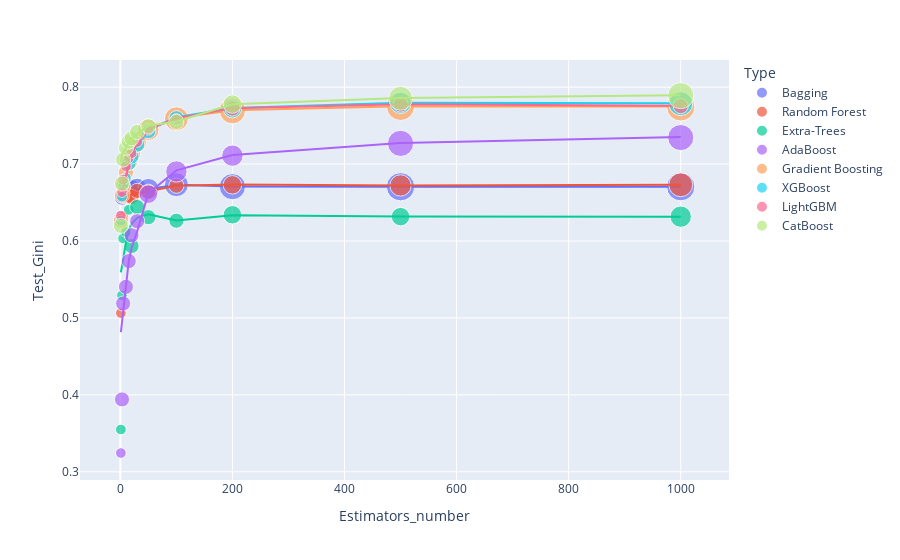

Write notebook code for a chart like this one.
### Code cell
fig = px.scatter(models, x = 'Estimators_number', y = 'Test_Gini', color = 'Type', size = 'Time', trendline = 'lowess')
fig.show()

### Figure 1 — Plotly figure (JSON) as saved in the notebook; plotly's stock layout.template omitted (floating-point values rounded to 4 significant figures)
{"data": [{"hovertemplate": "Type=Bagging<br>Estimators_number=%{x}<br>Test_Gini=%{y}<br>Time=%{marker.size}<extra></extra>", "legendgroup": "Bagging", "marker": {"color": "#636efa", "size": [1, 2, 2, 2, 3, 3, 3, 4, 5, 6, 7, 7], "sizemode": "area", "sizeref": 0.0175, "symbol": "circle"}, "mode": "markers", "name": "Bagging", "orientation": "v", "showlegend": true, "type": "scatter", "x": [1, 3, 5, 10, 15, 20, 30, 50, 100, 200, 500, 1000], "xaxis": "x", "y": [0.6331, 0.6563, 0.6586, 0.669, 0.6672, 0.668, 0.6697, 0.6674, 0.6732, 0.6706, 0.6705, 0.6706], "yaxis": "y"}, {"hovertemplate": "<b>LOWESS trendline</b><br><br>Type=Bagging<br>Estimators_number=%{x}<br>Test_Gini=%{y} <b>(trend)</b><extra></extra>", "legendgroup": "Bagging", "marker": {"color": "#636efa", "symbol": "circle"}, "mode": "lines", "name": "Bagging", "showlegend": false, "type": "scatter", "x": [1, 3, 5, 10, 15, 20, 30, 50, 100, 200, 500, 1000], "xaxis": "x", "y": [0.665, 0.6653, 0.6656, 0.6664, 0.6672, 0.668, 0.6676, 0.6675, 0.673, 0.671, 0.6705, 0.6706], "yaxis": "y"}, {"hovertemplate": "Type=Random Forest<br>Estimators_number=%{x}<br>Test_Gini=%{y}<br>Time=%{marker.size}<extra></extra>", "legendgroup": "Random Forest", "marker": {"color": "#EF553B", "size": [1, 1, 1, 2, 2, 2, 2, 2, 2, 3, 4, 5], "sizemode": "area", "sizeref": 0.0175, "symbol": "circle"}, "mode": "markers", "name": "Random Forest", "orientation": "v", "showlegend": true, "type": "scatter", "x": [1, 3, 5, 10, 15, 20, 30, 50, 100, 200, 500, 1000], "xaxis": "x", "y": [0.5063, 0.6276, 0.6321, 0.6587, 0.6594, 0.6574, 0.6652, 0.6642, 0.6719, 0.673, 0.6722, 0.6731], "yaxis": "y"}, {"hovertemplate": "<b>LOWESS trendline</b><br><br>Type=Random Forest<br>Estimators_number=%{x}<br>Test_Gini=%{y} <b>(trend)</b><extra></extra>", "legendgroup": "Random Forest", "marker": {"color": "#EF553B", "symbol": "circle"}, "mode": "lines", "name": "Random Forest", "showlegend": false, "type": "scatter", "x": [1, 3, 5, 10, 15, 20, 30, 50, 100, 200, 500, 1000], "xaxis": "x", "y": [0.6591, 0.6591, 0.6591, 0.659, 0.6587, 0.6605, 0.6623, 0.6646, 0.6718, 0.6734, 0.6723, 0.673], "yaxis": "y"}, {"hovertemplate": "Type=Extra-Trees<br>Estimators_number=%{x}<br>Test_Gini=%{y}<br>Time=%{marker.size}<extra></extra>", "legendgroup": "Extra-Trees", "marker": {"color": "#00cc96", "size": [1, 1, 1, 1, 1, 2, 2, 2, 2, 3, 3, 4], "sizemode": "area", "sizeref": 0.0175, "symbol": "circle"}, "mode": "markers", "name": "Extra-Trees", "orientation": "v", "showlegend": true, "type": "scatter", "x": [1, 3, 5, 10, 15, 20, 30, 50, 100, 200, 500, 1000], "xaxis": "x", "y": [0.355, 0.5294, 0.6034, 0.6117, 0.6406, 0.5935, 0.6443, 0.631, 0.6264, 0.6341, 0.6317, 0.6316], "yaxis": "y"}, {"hovertemplate": "<b>LOWESS trendline</b><br><br>Type=Extra-Trees<br>Estimators_number=%{x}<br>Test_Gini=%{y} <b>(trend)</b><extra></extra>", "legendgroup": "Extra-Trees", "marker": {"color": "#00cc96", "symbol": "circle"}, "mode": "lines", "name": "Extra-Trees", "showlegend": false, "type": "scatter", "x": [1, 3, 5, 10, 15, 20, 30, 50, 100, 200, 500, 1000], "xaxis": "x", "y": [0.5592, 0.5688, 0.5779, 0.5981, 0.6131, 0.6224, 0.6301, 0.6347, 0.6267, 0.6336, 0.6319, 0.6316], "yaxis": "y"}, {"hovertemplate": "Type=AdaBoost<br>Estimators_number=%{x}<br>Test_Gini=%{y}<br>Time=%{marker.size}<extra></extra>", "legendgroup": "AdaBoost", "marker": {"color": "#ab63fa", "size": [1, 2, 2, 2, 2, 2, 2, 3, 4, 4, 6, 6], "sizemode": "area", "sizeref": 0.0175, "symbol": "circle"}, "mode": "markers", "name": "AdaBoost", "orientation": "v", "showlegend": true, "type": "scatter", "x": [1, 3, 5, 10, 15, 20, 30, 50, 100, 200, 500, 1000], "xaxis": "x", "y": [0.3244, 0.3941, 0.5188, 0.5405, 0.5739, 0.6076, 0.6258, 0.6609, 0.6904, 0.711, 0.7269, 0.7345], "yaxis": "y"}, {"hovertemplate": "<b>LOWESS trendline</b><br><br>Type=AdaBoost<br>Estimators_number=%{x}<br>Test_Gini=%{y} <b>(trend)</b><extra></extra>", "legendgroup": "AdaBoost", "marker": {"color": "#ab63fa", "symbol": "circle"}, "mode": "lines", "name": "AdaBoost", "showlegend": false, "type": "scatter", "x": [1, 3, 5, 10, 15, 20, 30, 50, 100, 200, 500, 1000], "xaxis": "x", "y": [0.4817, 0.4948, 0.5079, 0.5408, 0.5738, 0.591, 0.6125, 0.6621, 0.6918, 0.7119, 0.7273, 0.7351], "yaxis": "y"}, {"hovertemplate": "Type=Gradient Boosting<br>Estimators_number=%{x}<br>Test_Gini=%{y}<br>Time=%{marker.size}<extra></extra>", "legendgroup": "Gradient Boosting", "marker": {"color": "#FFA15A", "size": [2, 2, 2, 2, 3, 3, 3, 4, 5, 6, 7, 7], "sizemode": "area", "sizeref": 0.0175, "symbol": "circle"}, "mode": "markers", "name": "Gradient Boosting", "orientation": "v", "showlegend": true, "type": "scatter", "x": [1, 3, 5, 10, 15, 20, 30, 50, 100, 200, 500, 1000], "xaxis": "x", "y": [0.6264, 0.6592, 0.6713, 0.6893, 0.7041, 0.7144, 0.7276, 0.7446, 0.7589, 0.7693, 0.775, 0.7744], "yaxis": "y"}, {"hovertemplate": "<b>LOWESS trendline</b><br><br>Type=Gradient Boosting<br>Estimators_number=%{x}<br>Test_Gini=%{y} <b>(trend)</b><extra></extra>", "legendgroup": "Gradient Boosting", "marker": {"color": "#FFA15A", "symbol": "circle"}, "mode": "lines", "name": "Gradient Boosting", "showlegend": false, "type": "scatter", "x": [1, 3, 5, 10, 15, 20, 30, 50, 100, 200, 500, 1000], "xaxis": "x", "y": [0.6563, 0.6631, 0.6698, 0.6862, 0.7021, 0.7115, 0.7252, 0.7458, 0.76, 0.77, 0.7753, 0.7747], "yaxis": "y"}, {"hovertemplate": "Type=XGBoost<br>Estimators_number=%{x}<br>Test_Gini=%{y}<br>Time=%{marker.size}<extra></extra>", "legendgroup": "XGBoost", "marker": {"color": "#19d3f3", "size": [1, 1, 1, 1, 2, 2, 2, 2, 2, 3, 4, 5], "sizemode": "area", "sizeref": 0.0175, "symbol": "circle"}, "mode": "markers", "name": "XGBoost", "orientation": "v", "showlegend": true, "type": "scatter", "x": [1, 3, 5, 10, 15, 20, 30, 50, 100, 200, 500, 1000], "xaxis": "x", "y": [0.6264, 0.6577, 0.6715, 0.6819, 0.7014, 0.7099, 0.7252, 0.7429, 0.7597, 0.7721, 0.7796, 0.7786], "yaxis": "y"}, {"hovertemplate": "<b>LOWESS trendline</b><br><br>Type=XGBoost<br>Estimators_number=%{x}<br>Test_Gini=%{y} <b>(trend)</b><extra></extra>", "legendgroup": "XGBoost", "marker": {"color": "#19d3f3", "symbol": "circle"}, "mode": "lines", "name": "XGBoost", "showlegend": false, "type": "scatter", "x": [1, 3, 5, 10, 15, 20, 30, 50, 100, 200, 500, 1000], "xaxis": "x", "y": [0.6538, 0.6602, 0.6665, 0.6822, 0.6974, 0.7075, 0.7223, 0.7442, 0.7608, 0.7728, 0.7799, 0.779], "yaxis": "y"}, {"hovertemplate": "Type=LightGBM<br>Estimators_number=%{x}<br>Test_Gini=%{y}<br>Time=%{marker.size}<extra></extra>", "legendgroup": "LightGBM", "marker": {"color": "#FF6692", "size": [1, 1, 1, 1, 1, 1, 1, 1, 1, 2, 2, 2], "sizemode": "area", "sizeref": 0.0175, "symbol": "circle"}, "mode": "markers", "name": "LightGBM", "orientation": "v", "showlegend": true, "type": "scatter", "x": [1, 3, 5, 10, 15, 20, 30, 50, 100, 200, 500, 1000], "xaxis": "x", "y": [0.6328, 0.6637, 0.6799, 0.6971, 0.708, 0.7141, 0.7288, 0.7446, 0.7587, 0.7722, 0.7774, 0.7754], "yaxis": "y"}, {"hovertemplate": "<b>LOWESS trendline</b><br><br>Type=LightGBM<br>Estimators_number=%{x}<br>Test_Gini=%{y} <b>(trend)</b><extra></extra>", "legendgroup": "LightGBM", "marker": {"color": "#FF6692", "symbol": "circle"}, "mode": "lines", "name": "LightGBM", "showlegend": false, "type": "scatter", "x": [1, 3, 5, 10, 15, 20, 30, 50, 100, 200, 500, 1000], "xaxis": "x", "y": [0.6579, 0.664, 0.6702, 0.6854, 0.7012, 0.7136, 0.7261, 0.7452, 0.7596, 0.7727, 0.7777, 0.7758], "yaxis": "y"}, {"hovertemplate": "Type=CatBoost<br>Estimators_number=%{x}<br>Test_Gini=%{y}<br>Time=%{marker.size}<extra></extra>", "legendgroup": "CatBoost", "marker": {"color": "#B6E880", "size": [2, 2, 2, 2, 2, 2, 2, 2, 2, 3, 5, 6], "sizemode": "area", "sizeref": 0.0175, "symbol": "circle"}, "mode": "markers", "name": "CatBoost", "orientation": "v", "showlegend": true, "type": "scatter", "x": [1, 3, 5, 10, 15, 20, 30, 50, 100, 200, 500, 1000], "xaxis": "x", "y": [0.6198, 0.6746, 0.7059, 0.7211, 0.7293, 0.7334, 0.7418, 0.7492, 0.7548, 0.7781, 0.7855, 0.789], "yaxis": "y"}, {"hovertemplate": "<b>LOWESS trendline</b><br><br>Type=CatBoost<br>Estimators_number=%{x}<br>Test_Gini=%{y} <b>(trend)</b><extra></extra>", "legendgroup": "CatBoost", "marker": {"color": "#B6E880", "symbol": "circle"}, "mode": "lines", "name": "CatBoost", "showlegend": false, "type": "scatter", "x": [1, 3, 5, 10, 15, 20, 30, 50, 100, 200, 500, 1000], "xaxis": "x", "y": [0.7102, 0.7128, 0.7154, 0.7219, 0.728, 0.7331, 0.7395, 0.7498, 0.7554, 0.7778, 0.786, 0.7894], "yaxis": "y"}], "layout": {"legend": {"itemsizing": "constant", "title": {"text": "Type"}, "tracegroupgap": 0}, "margin": {"t": 60}, "xaxis": {"anchor": "y", "domain": [0, 1], "title": {"text": "Estimators_number"}}, "yaxis": {"anchor": "x", "domain": [0, 1], "title": {"text": "Test_Gini"}}}}
